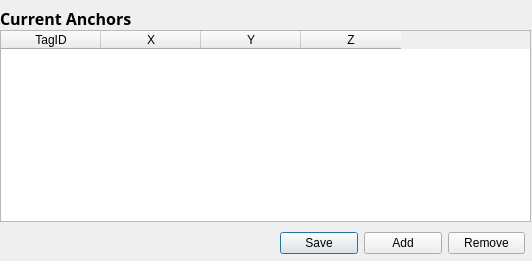
<?xml version="1.0" encoding="UTF-8"?>
<ui version="4.0">
 <class>anchors</class>
 <widget class="QDialog" name="anchors">
  <property name="geometry">
   <rect>
    <x>0</x>
    <y>0</y>
    <width>532</width>
    <height>261</height>
   </rect>
  </property>
  <property name="windowTitle">
   <string>Dialog</string>
  </property>
  <widget class="QTableWidget" name="tableWidget">
   <property name="geometry">
    <rect>
     <x>0</x>
     <y>30</y>
     <width>531</width>
     <height>192</height>
    </rect>
   </property>
   <property name="editTriggers">
    <set>QAbstractItemView::DoubleClicked</set>
   </property>
   <column>
    <property name="text">
     <string>TagID</string>
    </property>
   </column>
   <column>
    <property name="text">
     <string>X</string>
    </property>
   </column>
   <column>
    <property name="text">
     <string>Y</string>
    </property>
   </column>
   <column>
    <property name="text">
     <string>Z</string>
    </property>
   </column>
  </widget>
  <widget class="QLabel" name="label">
   <property name="geometry">
    <rect>
     <x>0</x>
     <y>10</y>
     <width>131</width>
     <height>16</height>
    </rect>
   </property>
   <property name="font">
    <font>
     <family>Aharoni</family>
     <pointsize>12</pointsize>
     <weight>75</weight>
     <bold>true</bold>
    </font>
   </property>
   <property name="text">
    <string>Current Anchors:</string>
   </property>
  </widget>
  <widget class="QWidget" name="layoutWidget">
   <property name="geometry">
    <rect>
     <x>280</x>
     <y>230</y>
     <width>245</width>
     <height>27</height>
    </rect>
   </property>
   <layout class="QGridLayout" name="gridLayout">
    <item row="0" column="0">
     <widget class="QPushButton" name="saveButton_3">
      <property name="text">
       <string>Save</string>
      </property>
     </widget>
    </item>
    <item row="0" column="1">
     <widget class="QPushButton" name="pushButton">
      <property name="text">
       <string>Add</string>
      </property>
     </widget>
    </item>
    <item row="0" column="2">
     <widget class="QPushButton" name="removeButton_2">
      <property name="text">
       <string>Remove</string>
      </property>
     </widget>
    </item>
   </layout>
  </widget>
  <zorder>layoutWidget</zorder>
  <zorder>tableWidget</zorder>
  <zorder>label</zorder>
 </widget>
 <resources/>
 <connections/>
</ui>
